Frame 1 (no input): blank canvas, image omitted
Frame 60 (no input): blank canvas, image omitted
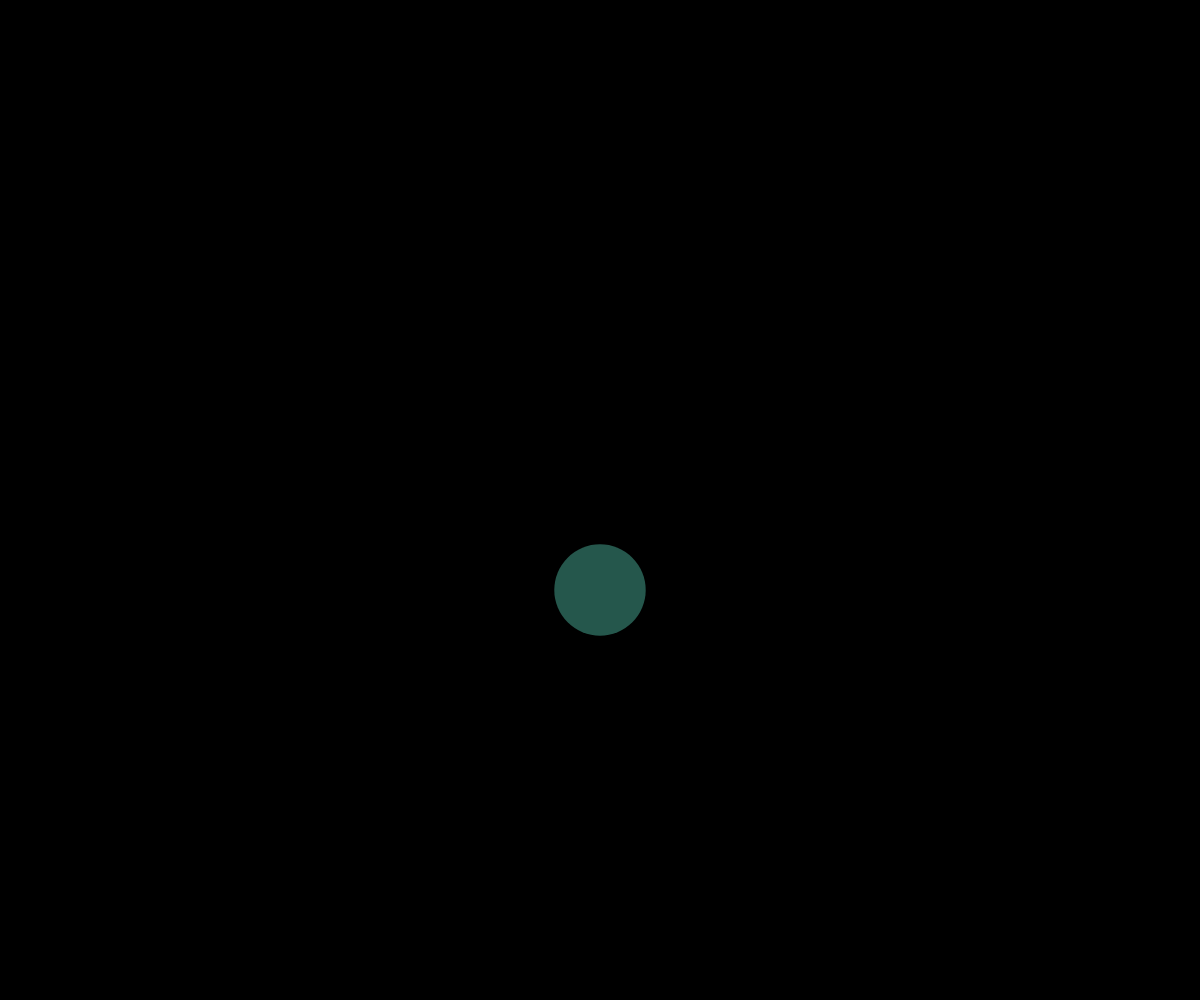
Frame 120 (the mouse pressed at the canvas centre since frame 60)

The p5.js sketch whose frames 1 and 60 were blank and that drew this single picture after the mouse press (run headless with seeded random() and noise() and a simulated clock; from frame 60 on, the mouse is pressed at the canvas centre):

// p5.js sketch
// ── sketch.js
let balls = [];
let cubes = [];
let tri = [];

let shapes = [0, 1, 2];

function setup() {
  createCanvas(windowWidth, windowHeight);
}

function drawshape(shape) {
  // creating random circle sizes
  if (shape == 0) {
    let r = random(10, 60);
    let b = new Balls(mouseX, mouseY, r);
    balls.push(b);
  }

  if (shape == 1) {
    // creating random rectangle sizes
    let w = random(15, 140);
    let h = random(10, 100);
    let c = new Cubes(mouseX, mouseY, w, h);
    cubes.push(c);
  }

  if (shape == 2) {
    // creating random equilateral triangles normal and flipped
    if (random() < 0.5) {
      let x1 = mouseX - 30;
      let y1 = mouseY + 30;
      let x2 = mouseX + 30;
      let y2 = mouseY + 30;
      let x3 = mouseX;
      let y3 = mouseY - 30;
      let t = new Tri(x1, y1, x2, y2, x3, y3);
      tri.push(t);
    } else {
      let x1 = mouseX - 30;
      let y1 = mouseY - 30;
      let x2 = mouseX + 30;
      let y2 = mouseY - 30;
      let x3 = mouseX;
      let y3 = mouseY + 30;
      let t = new Tri(x1, y1, x2, y2, x3, y3);
      tri.push(t);
    }
  }
}

function mousePressed() {
  console.log("in mousePressed");
  // drawshape(random(shapes)); // to create random shapes
  drawshape(0)
}

function draw() {
  background(0);

  for (let i = 0; i < balls.length; i++) {
    balls[i].move();
    balls[i].show();
  }

  for (let i = 0; i < balls.length; i++) {
    let b1 = balls[i];
    for (let j = i+1; j < balls.length; j++) {
      let b2 = balls[j]
      if (b1.intersects(b2)) {
        console.log('interects i', i, 'j', j)
        b2.speedY = 0;
        b1.speedY = 0;
        // noLoop()
        // how to stop this ball from moving since it touches another
      }
    }
  }

//   for (let cube of cubes) {
//     cube.move();
//     cube.show();
//   }

//   for (let k = 0; k < tri.length; k++) {
//     tri[k].move();
//     tri[k].show();
//   }
}

class Balls {
  constructor(x, y, r) {
    this.x = x;
    this.y = y;
    this.r = r;
    this.red = random(10, 250);
    this.blue = random(10, 160);
    this.green = random(80, 250);
    this.speedY = 1.5;
  }

  move() {
    if (this.y < height) {
      this.y = this.y + this.speedY;
    }
  }

  show() {
    noStroke();
    fill(this.red, this.green, this.blue, 160);
    ellipse(this.x, this.y, this.r * 2);
  }
  
  intersects(other) {
    let distance = dist(this.x, this.y, other.x, other.y);
    return distance < this.r + other.r - 2;
  }

}

class Cubes {
  constructor(x, y, w, h) {
    this.x = x;
    this.y = y;
    this.w = w;
    this.h = h;
    this.red = random(120, 250);
    this.blue = random(30, 200);
    this.green = random(80, 250);
    this.speedY3 = 1.5;
  }

  move() {
    //this.x = this.x + random(-1, 2);
    //this.y = this.y + this.speedX
    if (this.y < height - this.h) {
      this.y = this.y + this.speedY3;
      //this.h = this.h + this.speedY3;
      //this.w = this.w + this.speedY3;
    }
  }

  show() {
    noStroke();
    fill(this.red, this.green, this.blue, 200);
    rect(this.x, this.y, this.w, this.h);
  }
}

class Tri {
  constructor(x1, y1, x2, y2, x3, y3) {
    this.x1 = x1;
    this.y1 = y1;

    this.x2 = x2;
    this.y2 = y2;

    this.x3 = x3;
    this.y3 = y3;

    this.speedY2 = 1.5;

    this.red = random(30, 200);
    this.blue = random(80, 160);
    this.green = random(10, 240);
  }

  move() {
    if (this.y1 < height && this.y2 < height && this.y3 < height) {
      this.y1 = this.y1 + this.speedY2;
      this.y2 = this.y2 + this.speedY2;
      this.y3 = this.y3 + this.speedY2;
    }
  }

  show() {
    noStroke();
    //fill(random(100), 200, 160, 200);
    fill(this.red, this.green, this.blue, 160);
    triangle(this.x1, this.y1, this.x2, this.y2, this.x3, this.y3);
  }
}
